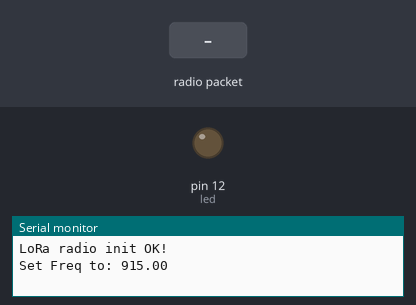
Recording of a sketch running on a simulated Arduino Uno, built with avr-gcc and run on an emulated ATmega328P. Parts: output pins drawn as LEDs (lit = HIGH), the last lines printed to the serial monitor. The test bench sets the inputs (shaded band). No radio packets arrive unless stated; pins used as bus, display or sensor lines are not drawn.

Above: at 1.3 s.
1.4 s: radio packet "1" arrives
At 2.6 s:
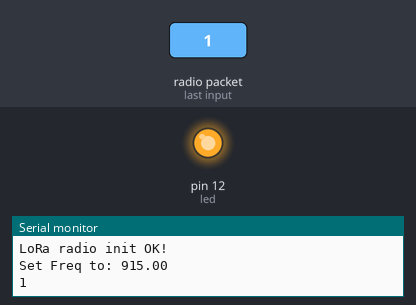
Timing chart, 0 to 4.4 s (numbered marks = the images above; inputs shaded):
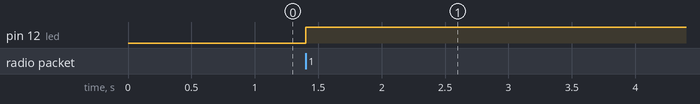

The sketch:

module3_hello_server_ex.ino
```cpp
#include <RH_RF95.h>


//for adafruit mo feather
#define RFM95_CS 8
#define RFM95_RST 4
#define RFM95_INT 3

/*
#define RFM95_CS 10
#define RFM95_RST 7
#define RFM95_INT 2
*/

int led = 12;

// Change to 434.0 or other frequency, must match RX's freq!
#define RF95_FREQ 915.0

// Singleton instance of the radio driver
RH_RF95 rf95(RFM95_CS, RFM95_INT);

void setup()
{
  pinMode(led, OUTPUT);
  pinMode(RFM95_RST, OUTPUT);
  digitalWrite(RFM95_RST, HIGH);

  while (!Serial);
  Serial.begin(9600);
  delay(100);

  // manual reset
  digitalWrite(RFM95_RST, LOW);
  delay(10);
  digitalWrite(RFM95_RST, HIGH);
  delay(10);

  while (!rf95.init()) {
    Serial.println("LoRa radio init failed");
    while (1);
  }
  Serial.println("LoRa radio init OK!");

  // Defaults after init are 434.0MHz, modulation GFSK_Rb250Fd250, +13dbM
  if (!rf95.setFrequency(RF95_FREQ)) {
    Serial.println("setFrequency failed");
    while (1);
  }
  Serial.print("Set Freq to: "); Serial.println(RF95_FREQ);

  rf95.setTxPower(23, false);
}


void loop()
{
  if (rf95.available())
  {
    // Should be a message for us now
    uint8_t buf[RH_RF95_MAX_MESSAGE_LEN];
    uint8_t len = sizeof(buf);

    digitalWrite(led, LOW);

    if (rf95.recv(buf, &len))
    {
      digitalWrite(led, HIGH);
      Serial.println((char*)buf);
    }

  }
}
```

Measured:
- after the input at 1.4 s, pin 12 (led): LOW → HIGH at once
